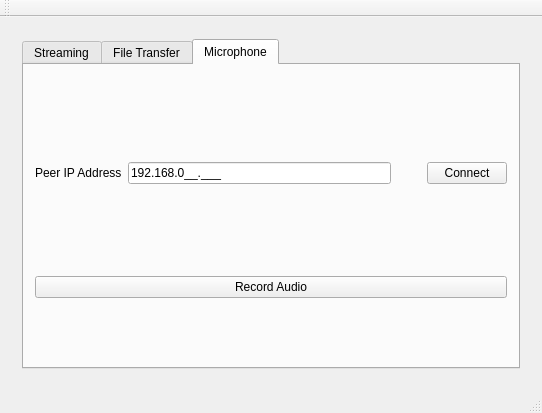
<?xml version="1.0" encoding="UTF-8"?>
<ui version="4.0">
 <class>MainWindow</class>
 <widget class="QMainWindow" name="MainWindow">
  <property name="geometry">
   <rect>
    <x>0</x>
    <y>0</y>
    <width>542</width>
    <height>413</height>
   </rect>
  </property>
  <property name="windowTitle">
   <string>MainWindow</string>
  </property>
  <widget class="QWidget" name="centralWidget">
   <layout class="QVBoxLayout" name="verticalLayout">
    <item>
     <widget class="QStackedWidget" name="stackedWidget">
      <property name="currentIndex">
       <number>1</number>
      </property>
      <widget class="QWidget" name="page">
       <layout class="QHBoxLayout" name="horizontalLayout_3">
        <item>
         <layout class="QHBoxLayout" name="horizontalLayout">
          <item>
           <spacer name="horizontalSpacer_2">
            <property name="orientation">
             <enum>Qt::Horizontal</enum>
            </property>
            <property name="sizeHint" stdset="0">
             <size>
              <width>40</width>
              <height>20</height>
             </size>
            </property>
           </spacer>
          </item>
          <item>
           <widget class="QLabel" name="label">
            <property name="text">
             <string>Server IP Address</string>
            </property>
           </widget>
          </item>
          <item>
           <widget class="QLineEdit" name="serverIPAddr">
            <property name="maximumSize">
             <size>
              <width>110</width>
              <height>16777215</height>
             </size>
            </property>
            <property name="inputMask">
             <string>000.000.000.000;_</string>
            </property>
            <property name="text">
             <string>192.168.0.</string>
            </property>
           </widget>
          </item>
          <item>
           <spacer name="horizontalSpacer">
            <property name="orientation">
             <enum>Qt::Horizontal</enum>
            </property>
            <property name="sizeHint" stdset="0">
             <size>
              <width>40</width>
              <height>20</height>
             </size>
            </property>
           </spacer>
          </item>
          <item>
           <layout class="QVBoxLayout" name="verticalLayout_6">
            <property name="leftMargin">
             <number>30</number>
            </property>
            <item>
             <spacer name="verticalSpacer_4">
              <property name="orientation">
               <enum>Qt::Vertical</enum>
              </property>
              <property name="sizeHint" stdset="0">
               <size>
                <width>20</width>
                <height>40</height>
               </size>
              </property>
             </spacer>
            </item>
            <item>
             <widget class="QPushButton" name="connectButton">
              <property name="text">
               <string>Connect</string>
              </property>
             </widget>
            </item>
           </layout>
          </item>
         </layout>
        </item>
       </layout>
      </widget>
      <widget class="QWidget" name="page_2">
       <layout class="QHBoxLayout" name="horizontalLayout_4">
        <item>
         <widget class="QTabWidget" name="tabWidget">
          <property name="currentIndex">
           <number>2</number>
          </property>
          <widget class="QWidget" name="streaming">
           <attribute name="title">
            <string>Streaming</string>
           </attribute>
           <layout class="QHBoxLayout" name="horizontalLayout_5">
            <item>
             <layout class="QVBoxLayout" name="verticalLayout_8">
              <property name="rightMargin">
               <number>20</number>
              </property>
              <item>
               <widget class="QLabel" name="label_4">
                <property name="text">
                 <string>Playlist</string>
                </property>
               </widget>
              </item>
              <item>
               <widget class="QListWidget" name="serverPlayList">
                <property name="maximumSize">
                 <size>
                  <width>150</width>
                  <height>16777215</height>
                 </size>
                </property>
               </widget>
              </item>
             </layout>
            </item>
            <item>
             <layout class="QVBoxLayout" name="verticalLayout_2">
              <property name="leftMargin">
               <number>0</number>
              </property>
              <property name="topMargin">
               <number>0</number>
              </property>
              <item>
               <layout class="QHBoxLayout" name="horizontalLayout_6">
                <property name="leftMargin">
                 <number>0</number>
                </property>
                <property name="topMargin">
                 <number>10</number>
                </property>
                <item>
                 <spacer name="verticalSpacer">
                  <property name="orientation">
                   <enum>Qt::Vertical</enum>
                  </property>
                  <property name="sizeHint" stdset="0">
                   <size>
                    <width>20</width>
                    <height>40</height>
                   </size>
                  </property>
                 </spacer>
                </item>
                <item>
                 <spacer name="horizontalSpacer_3">
                  <property name="orientation">
                   <enum>Qt::Horizontal</enum>
                  </property>
                  <property name="sizeHint" stdset="0">
                   <size>
                    <width>40</width>
                    <height>20</height>
                   </size>
                  </property>
                 </spacer>
                </item>
                <item>
                 <widget class="QLabel" name="songName">
                  <property name="text">
                   <string>TextLabel</string>
                  </property>
                 </widget>
                </item>
                <item>
                 <spacer name="horizontalSpacer_4">
                  <property name="orientation">
                   <enum>Qt::Horizontal</enum>
                  </property>
                  <property name="sizeHint" stdset="0">
                   <size>
                    <width>40</width>
                    <height>20</height>
                   </size>
                  </property>
                 </spacer>
                </item>
               </layout>
              </item>
              <item>
               <widget class="QProgressBar" name="songProgress">
                <property name="value">
                 <number>24</number>
                </property>
               </widget>
              </item>
             </layout>
            </item>
           </layout>
          </widget>
          <widget class="QWidget" name="file_transfer">
           <attribute name="title">
            <string>File Transfer</string>
           </attribute>
           <layout class="QHBoxLayout" name="horizontalLayout_2">
            <item>
             <layout class="QVBoxLayout" name="verticalLayout_7">
              <property name="spacing">
               <number>6</number>
              </property>
              <property name="rightMargin">
               <number>0</number>
              </property>
              <item>
               <widget class="QLabel" name="label_3">
                <property name="text">
                 <string>Server File List</string>
                </property>
               </widget>
              </item>
              <item>
               <widget class="QListWidget" name="serverSongList">
                <property name="maximumSize">
                 <size>
                  <width>200</width>
                  <height>16777215</height>
                 </size>
                </property>
                <property name="dragDropMode">
                 <enum>QAbstractItemView::InternalMove</enum>
                </property>
                <property name="alternatingRowColors">
                 <bool>true</bool>
                </property>
                <property name="sortingEnabled">
                 <bool>true</bool>
                </property>
               </widget>
              </item>
             </layout>
            </item>
            <item>
             <layout class="QVBoxLayout" name="verticalLayout_4">
              <item>
               <spacer name="verticalSpacer_2">
                <property name="orientation">
                 <enum>Qt::Vertical</enum>
                </property>
                <property name="sizeHint" stdset="0">
                 <size>
                  <width>20</width>
                  <height>40</height>
                 </size>
                </property>
               </spacer>
              </item>
              <item>
               <widget class="QPushButton" name="requestFile">
                <property name="text">
                 <string>Request File</string>
                </property>
               </widget>
              </item>
              <item>
               <widget class="QPushButton" name="play">
                <property name="text">
                 <string>Play</string>
                </property>
               </widget>
              </item>
              <item>
               <widget class="QSlider" name="progressBar">
                <property name="orientation">
                 <enum>Qt::Horizontal</enum>
                </property>
               </widget>
              </item>
             </layout>
            </item>
           </layout>
          </widget>
          <widget class="QWidget" name="mic">
           <attribute name="title">
            <string>Microphone</string>
           </attribute>
           <layout class="QVBoxLayout" name="verticalLayout_5">
            <item>
             <layout class="QHBoxLayout" name="horizontalLayout_7">
              <item>
               <widget class="QLabel" name="label_2">
                <property name="text">
                 <string>Peer IP Address</string>
                </property>
               </widget>
              </item>
              <item>
               <layout class="QVBoxLayout" name="verticalLayout_3">
                <property name="topMargin">
                 <number>30</number>
                </property>
                <property name="rightMargin">
                 <number>30</number>
                </property>
                <property name="bottomMargin">
                 <number>30</number>
                </property>
                <item>
                 <widget class="QLineEdit" name="peerIP">
                  <property name="inputMask">
                   <string>000.000.000.000;_</string>
                  </property>
                  <property name="text">
                   <string>192.168.0.</string>
                  </property>
                 </widget>
                </item>
               </layout>
              </item>
              <item>
               <widget class="QPushButton" name="peerConnect">
                <property name="text">
                 <string>Connect</string>
                </property>
               </widget>
              </item>
             </layout>
            </item>
            <item>
             <widget class="QPushButton" name="recordButton">
              <property name="text">
               <string>Record Audio</string>
              </property>
             </widget>
            </item>
           </layout>
          </widget>
         </widget>
        </item>
       </layout>
      </widget>
     </widget>
    </item>
   </layout>
  </widget>
  <widget class="QMenuBar" name="menuBar">
   <property name="geometry">
    <rect>
     <x>0</x>
     <y>0</y>
     <width>542</width>
     <height>21</height>
    </rect>
   </property>
  </widget>
  <widget class="QToolBar" name="mainToolBar">
   <property name="movable">
    <bool>true</bool>
   </property>
   <attribute name="toolBarArea">
    <enum>TopToolBarArea</enum>
   </attribute>
   <attribute name="toolBarBreak">
    <bool>false</bool>
   </attribute>
  </widget>
  <widget class="QStatusBar" name="statusBar"/>
 </widget>
 <layoutdefault spacing="6" margin="11"/>
 <resources/>
 <connections/>
</ui>
